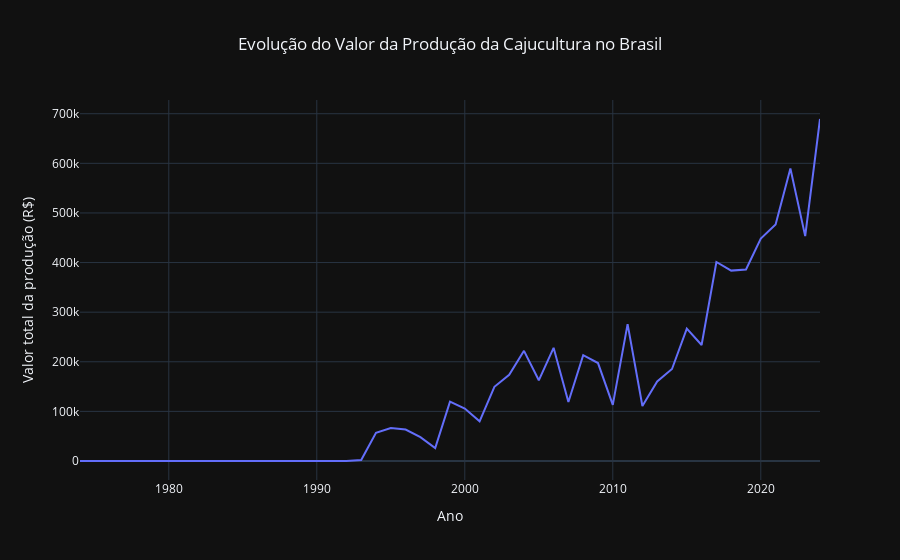

The notebook cell saved with this chart:
### Code cell
import plotly.express as px

fig = px.line(
    valor_cajucultura_brasil,
    x="ano",
    y="valor_total_producao",
    title="Evolução do Valor da Produção da Cajucultura no Brasil",
    labels={
        "ano": "Ano",
        "valor_total_producao": "Valor total da produção (R$)"
    }
)

fig.update_layout(
    template="plotly_dark",
    title_x=0.5
)

fig.show()

### Figure 1 — Plotly figure (JSON) as saved in the notebook; plotly's stock layout.template omitted (floating-point values rounded to 4 significant figures)
{"data": [{"hovertemplate": "Ano=%{x}<br>Valor total da produção (R$)=%{y}<extra></extra>", "legendgroup": "", "line": {"color": "#636efa", "dash": "solid"}, "marker": {"symbol": "circle"}, "mode": "lines", "name": "", "orientation": "v", "showlegend": false, "type": "scatter", "x": [1974, 1975, 1976, 1977, 1978, 1979, 1980, 1981, 1982, 1983, 1984, 1985, 1986, 1987, 1988, 1989, 1990, 1991, 1992, 1993, 1994, 1995, 1996, 1997, 1998, 1999, 2000, 2001, 2002, 2003, 2004, 2005, 2006, 2007, 2008, 2009, 2010, 2011, 2012, 2013, 2014, 2015, 2016, 2017, 2018, 2019, 2020, 2021, 2022, 2023, 2024], "xaxis": "x", "y": [0, 0, 0, 0, 0, 0, 0, 0, 0, 0, 0, 0, 0.0002, 0.0012, 0.0064, 0.0633, 1.765, 13.36, 113.8, 2036.0, 56835, 66269, 63506, 48215, 25954, 119642, 105696, 79935, 149469, 173874, 222077, 162627, 228198, 118985, 213330, 197403, 113190, 275983, 110810, 160351, 185405, 266853, 233759, 401125, 383750, 385933, 448347, 476620, 589525, 453212, 689381], "yaxis": "y"}], "layout": {"legend": {"tracegroupgap": 0}, "title": {"text": "Evolução do Valor da Produção da Cajucultura no Brasil", "x": 0.5}, "xaxis": {"anchor": "y", "domain": [0, 1], "title": {"text": "Ano"}}, "yaxis": {"anchor": "x", "domain": [0, 1], "title": {"text": "Valor total da produção (R$)"}}}}
